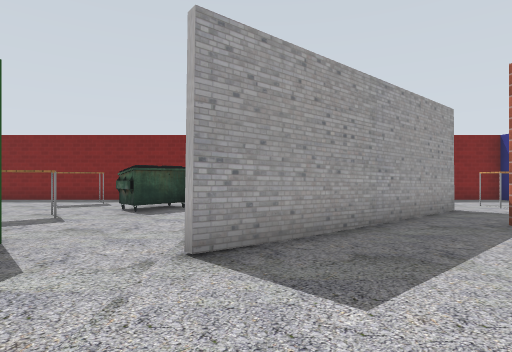
[1] (above)

19 first-person views from a walk through a world built for the Gazebo simulator. The camera is 0.9 m above the floor, looks level and sees 80° across. The floor is counted in squares, 1 m on a side. Each view is taken from the middle of a square. On the plan, view 1 faces up. The plan holds only what a view shows up to about 11 squares ahead; the rest is blank. The place goes on beyond the plan. Gazebo's built-in surfaces are drawn with simple patterns. Simple shapes stand in for some stock models. Some surface patterns are stand-ins.

[2]
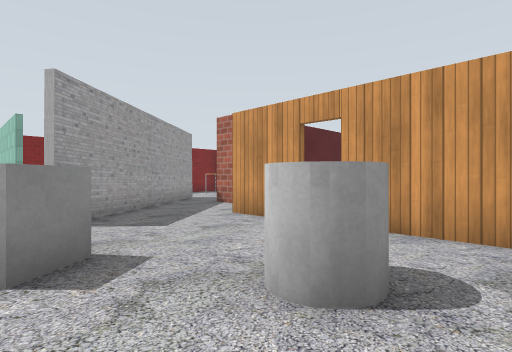

[3]
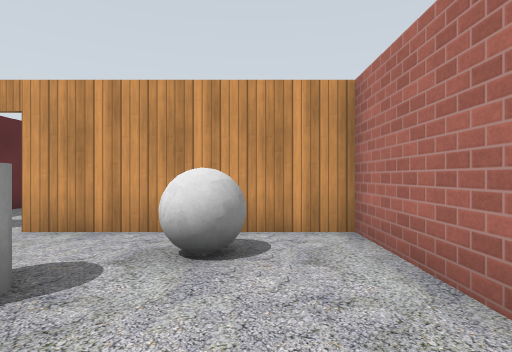

[4]
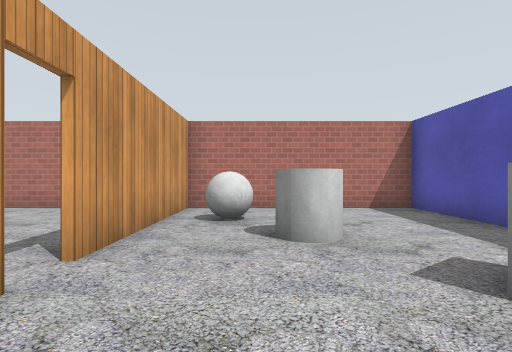

[5]
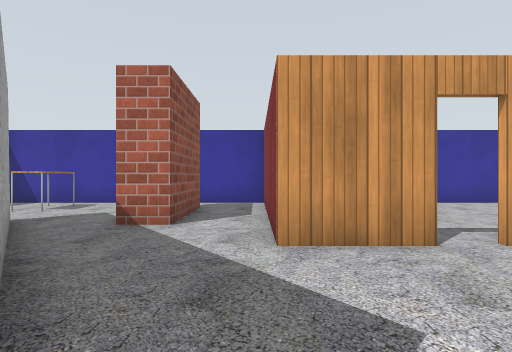

[6]
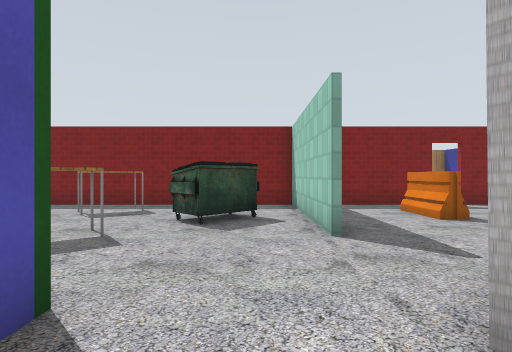

[7]
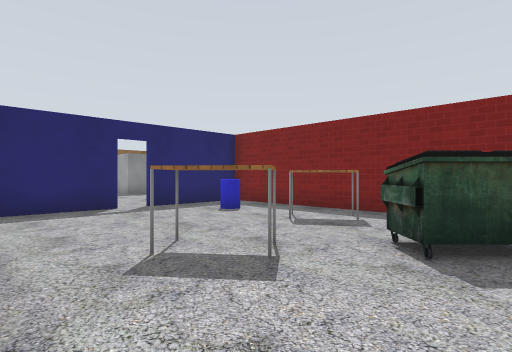

[8]
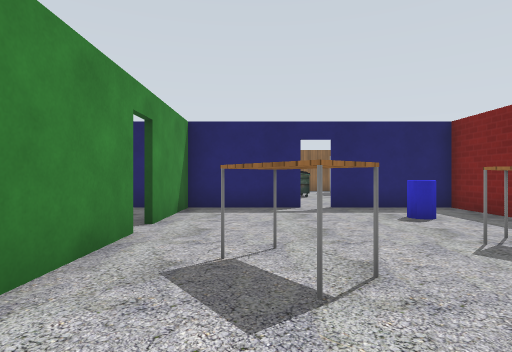

[9]
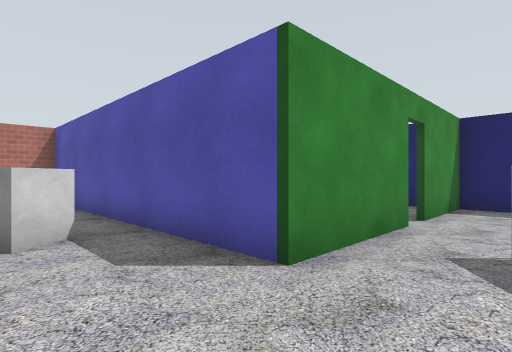

[10]
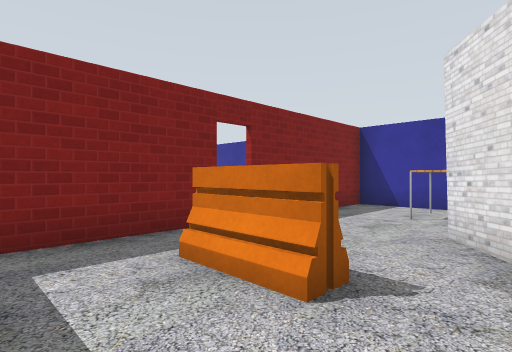

[11]
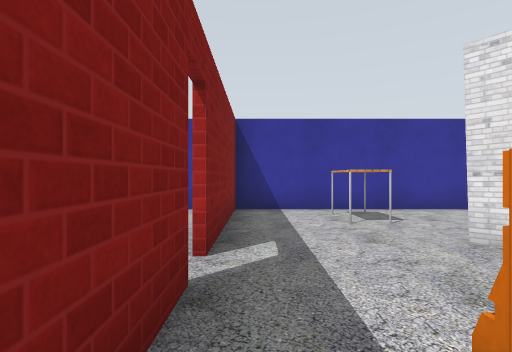

[12]
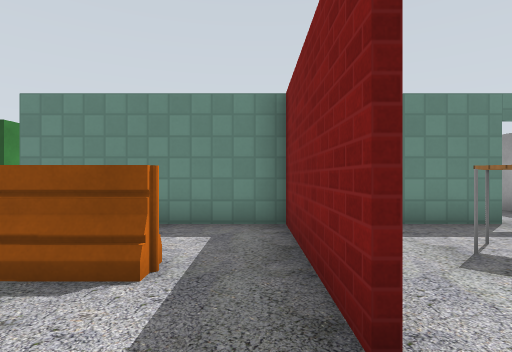

[13]
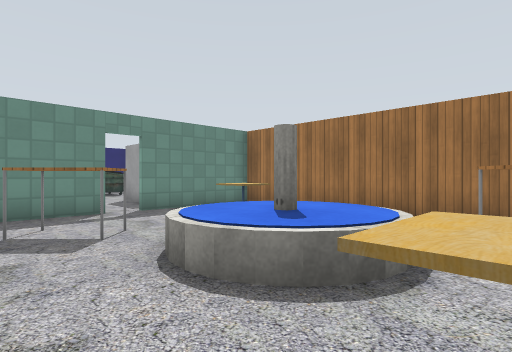

[14]
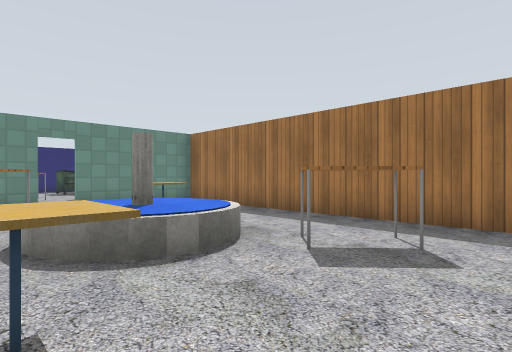

[15]
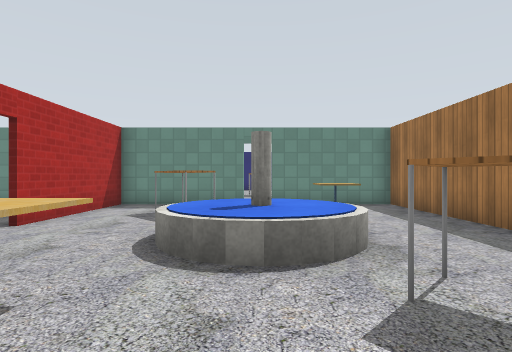

[16]
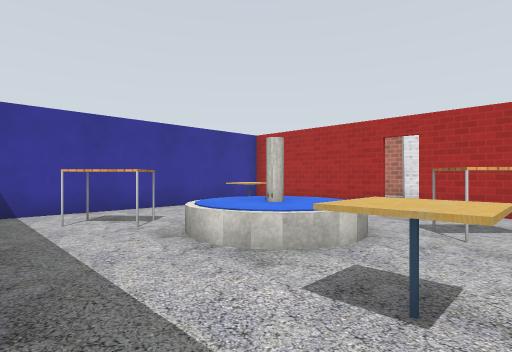

[17]
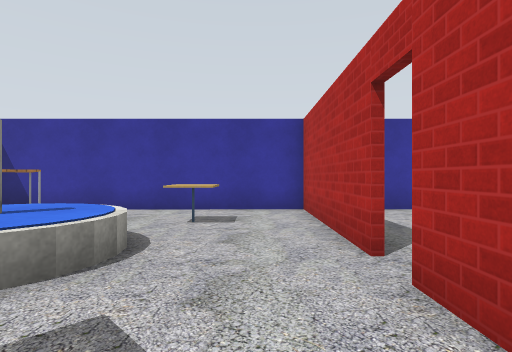

[18]
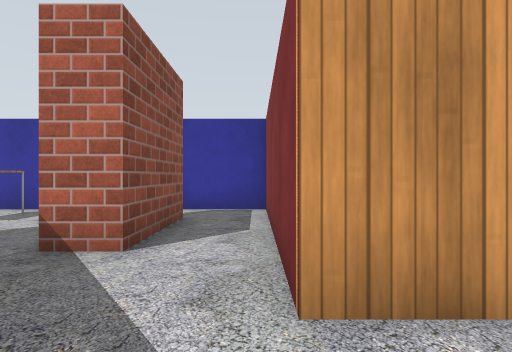

[19]
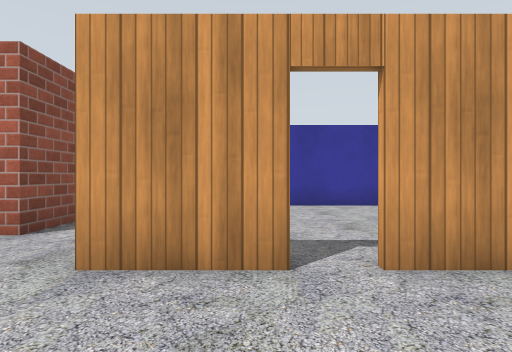

### Floor plan
Key: @ floor where view 1 was taken; # wall or solid block; x gap in a wall; . floor; D open door; T table; U dumpster; B brick block; A barrier; C cafe table; F fountain; O other object.
Columns run from 12 left of view 1 to 10 right of it. Each row starts with its distance up from view 1.
 21            #######
 20            #.....######
 19         O  #..........#
 18         OO #.CC....TT.#
 17         ...#...FFF.T..#
 16           .D...FFFF...#
 15            #..T.FF....#
 14            #.TT....C..#
 13            #..........#
 12  ###############D######
 11  #......  .#..........#
 10  #.O..TT...#..A.......#
  9 .#....T..UU#..A....TT.#
  8 .D......UU.#.....#....#
  7  x.....TT..#...###....#
  6  #....TT......##......#
  5  #...........##..BBB..#
  4  ###xD###...##........#
  3  #..    ##.....########
  2  #       #.....# ..
  1          #OO...x..
  0          #O.@..D.....#
 -1          #..O..#.....#
 -2          #..O..#.....#
 -3          #...OO# ....#
 -4          #....O# ....#
 -5          #.....#   ###
 -6          #######

Where each view was taken, in squares from view 1:
view 1: 0 up, 0 right, facing up
view 2: 3 down, 2 left, facing up-right
view 3: 4 down, 2 left, facing right
view 4: 3 up, 1 right, facing down
view 5: 3 up, 1 left, facing right
view 6: 2 up, 2 left, facing up
view 7: 4 up, 2 left, facing up-left
view 8: 6 up, 2 left, facing left
view 9: 6 up, 1 left, facing down-left
view 10: 7 up, 0 right, facing up-right
view 11: 11 up, 1 right, facing right
view 12: 11 up, 5 right, facing left
view 13: 13 up, 7 right, facing up-left
view 14: 14 up, 9 right, facing up-left
view 15: 16 up, 9 right, facing left
view 16: 20 up, 1 right, facing down-right
view 17: 13 up, 1 right, facing right
view 18: 3 up, 1 right, facing right
view 19: 1 up, 0 right, facing right
